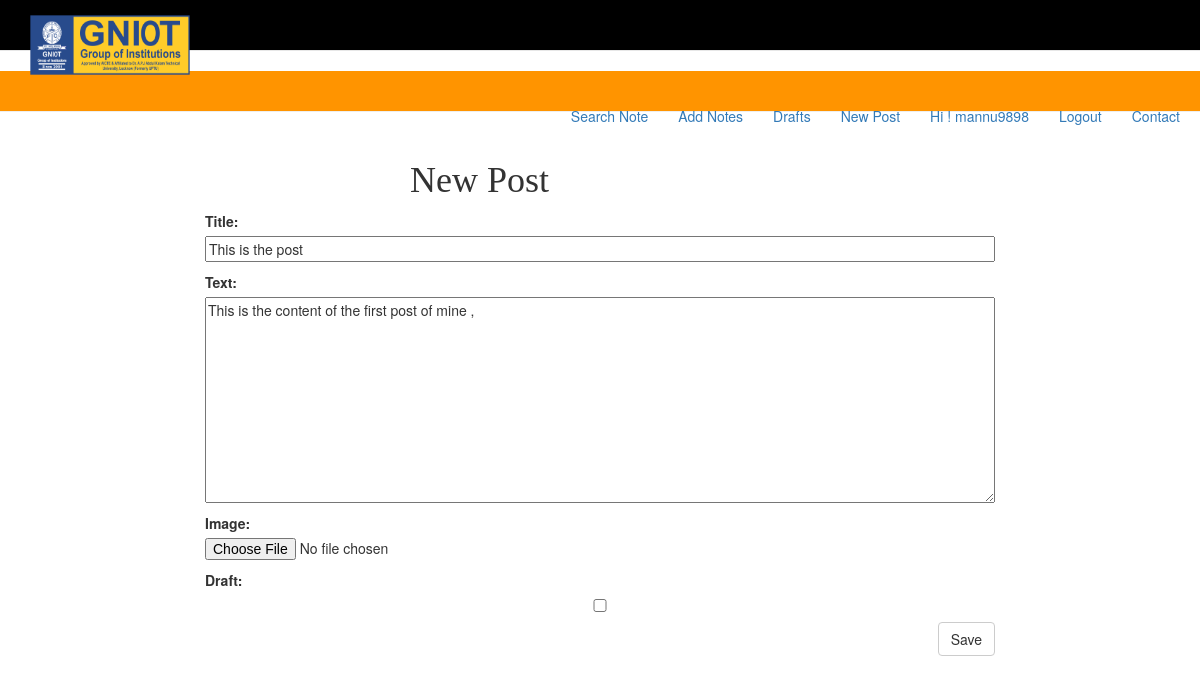
The app's page /post/8/edit/ (signed in) with its own data.
### blog/models.py (models this page shows, shortened)
class Post(models.Model):
    author = models.ForeignKey('auth.User')
    title = models.CharField(max_length = 120)
    slug = models.SlugField(unique=True,null=True)
    image = models.ImageField(upload_to=generate_post_name, null=True, blank=True, width_field="width_field", height_field="height_field")
    height_field = models.IntegerField(default=0)
    width_field = models.IntegerField(default=0)
    text = models.TextField()
    published_date = models.DateTimeField(blank=True, null=True)
    draft = models.BooleanField(default=False)
    read_time = models.IntegerField(default=0) #models.TimeField(null=True, blank=True) #assume minutes
    updated = models.DateTimeField(auto_now=True, auto_now_add=False)
    timestamp = models.DateTimeField(auto_now=False, auto_now_add=True)
    created_date = models.DateTimeField(default=timezone.now)

### blog/views.py (the view)
# urls.py: url(r'^post/(?P<pk>\d+)/edit/$', views.post_edit, name='post_edit'),
@login_required
def post_edit(request, pk):
    post = get_object_or_404(Post, pk=pk)
    if request.method == "POST":
        form = PostForm(request.POST, instance=post)
        if form.is_valid():
            post = form.save(commit=False)
            post.author = request.user
            post.save()
            return redirect('post_detail', pk=post.pk)
    else:
        form = PostForm(instance=post)
    return render(request, 'post_edit.html', {'form': form})

### blog/forms.py
class PostForm(forms.ModelForm):
    class Meta:
        model = Post
        fields = ('title', 'text',"image","draft")

### templates/post_edit.html
{% extends 'base.html' %}
{% block content %}
	<div class="row">
		<div class ="col-md-4 col-sm-offset-4">
		<h1>New Post </h1>
		</div>
		<div class='col-sm-8 col-sm-offset-2'>
		    <form method="POST" class="post-form">{% csrf_token %}
		        {{ form.as_p }}
		        <button type="submit" class="save btn btn-default">Save</button>
		    </form>
		</div>
	</div>
{% endblock %}

### templates/base.html (shortened to what this page needs)
{% load staticfiles %}
<html>
    <head>
        {% include "head_css.html" %}
    </head>
    <body>
    <nav class="navbar navbar-default navbar-static-top" style="background-color: black;">
    <div class="container">
        <div class="navbar-header">
            <a class="navbar-brand" href="{% url 'post_list' %}">
                    <img src="{% static 'images/logo.png' %}" / height="60px" width="160px"></a>
                    <br/>
                    <br />
        </div>
    </div>
    </nav>
    <div class="page-header">
        <ul class="nav navbar-nav navbar-right">
            <li> <a href="{% url 'searchNotes' %}"> Search Note</a> <li>
            {% if request.user.is_authenticated %}
                <li> <a href="{% url 'addNotes' %}">   Add Notes  </a></li>
                <li> <a href="{% url 'post_draft_list' %}" > Drafts </a> </li>
                <li> <a href="{% url 'newpost' %}">   New Post   </a></li>
                <li> <a href = "#"> Hi ! {{  user.username   }} </a> </li>
                <li> <a href="{% url 'auth_logout' %}"> Logout  </a></li>
            {% else %}
                <li> <a  href="{% url 'auth_login' %}">Login</a>
            {% endif %}
            <li> <a href="#">Contact </a> </li>
            </ul>
        </div>
        {% block content %}
        {% endblock %}
    </body>
</html>

### static/our_static/css/blog.css (style rules this page uses)
.page-header { background-color: #ff9400; margin-top: 0; padding: 20px 20px 20px 40px; }
h1, h2, h3, h4 { font-family: 'Lobster', cursive; }
.save { float: right; }
.post-form textarea, .post-form input { width: 100%; }

### records on screen
Post: title "This is the post", text "This is the content of the first post of mine ,"

### other values on screen
{{ user.username }} "mannu9898"
